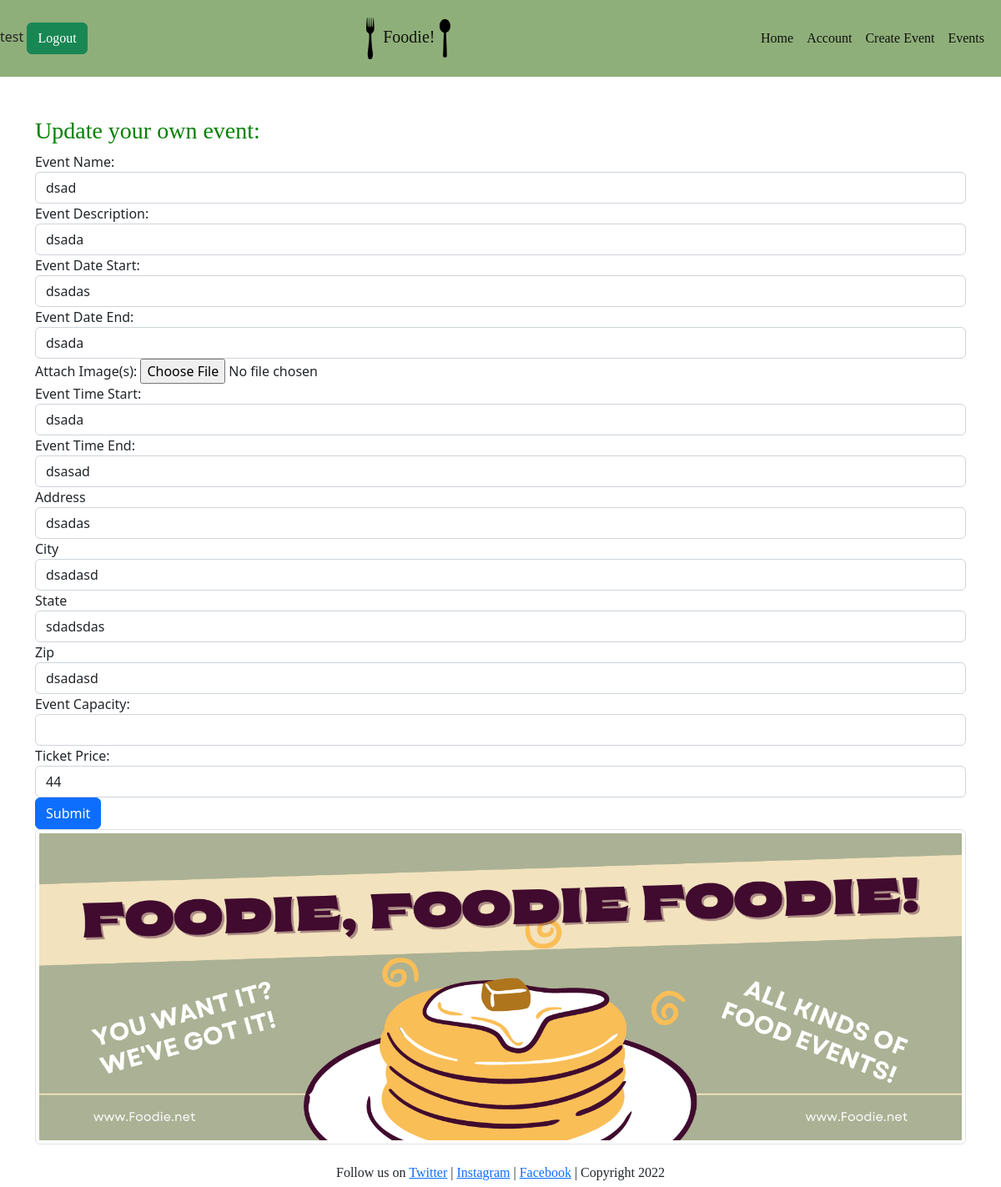
Page /events/update/4/ (signed in) on the earlier database version.
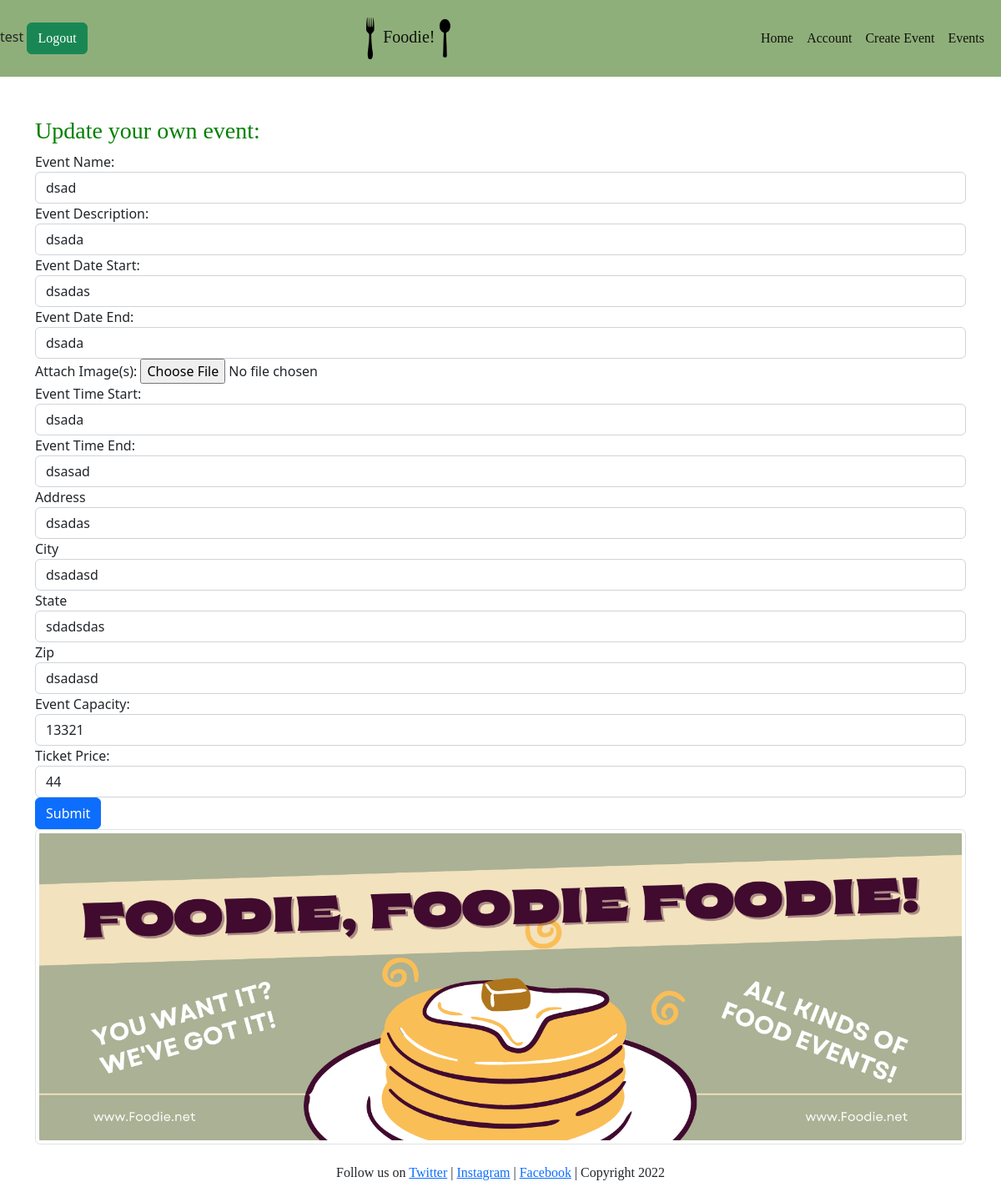
Same page on the later database version.
### models.py (models this page shows, shortened)
class Event(db.Model):
    __tablename__ = 'events'
    id = db.Column(db.Integer, primary_key=True)
    owner_id = db.Column(db.Integer, db.ForeignKey('users.id'))
    name = db.Column(db.String(100))
    description = db.Column(db.String(1000))
    date_start = db.Column(db.String(20))
    date_end = db.Column(db.String(20))
    image = db.Column(db.String(400))
    time_start = db.Column(db.String(10))
    time_end = db.Column(db.String(10))
    address = db.Column(db.String(100))
    city = db.Column(db.String(50))
    state = db.Column(db.String(50))
    zip = db.Column(db.String(6))
    capacity = db.Column(db.Integer)
    ticket_price = db.Column(db.Integer)
    reviews = db.relationship('Review', backref='event')

### events.py (the view, shortened to what this page needs)
@bp.route("/update/<id>/", methods=['GET', 'POST'])
@login_required
def update_event(id):
    event_to_update = Event.query.get_or_404(id)
    update_form = CreateEventForm()
    user = Event.query.filter_by(owner_id=id)
    event_form = CreateEventForm()
    update_form.name.data = event_to_update.name
    update_form.description.data = event_to_update.description
    update_form.date_start.data = event_to_update.date_start
    update_form.date_end.data = event_to_update.date_end
    update_form.image = event_to_update.image
    update_form.time_start.data = event_to_update.time_start
    update_form.time_end.data = event_to_update.time_end
    update_form.address.data = event_to_update.address
    update_form.city.data = event_to_update.city
    update_form.state.data = event_to_update.state
    update_form.zip.data = event_to_update.zip
    update_form.capacity.data = event_to_update.capacity
    update_form.ticket_price.data = event_to_update.ticket_price
    return render_template('update.html', form=update_form)

### __init__.py (called while the page is built)
def create_app():
    app=Flask(__name__)
    app.debug=True
    app.secret_key='thisisasecretkey122'
    app.config['SQLALCHEMY_DATABASE_URI']='sqlite:///storage.db'
    db.init_app(app)
    bootstrap = Bootstrap4(app)
    login_manager = LoginManager()
    login_manager.login_view='auth.login'
    login_manager.init_app(app)
    from .models import User
    @login_manager.user_loader
    def load_user(user_id):
        return User.query.get(int(user_id))
    from .views import mainbp
    app.register_blueprint(mainbp)
    from .auth import bp
    app.register_blueprint(bp)
    from . import events
    app.register_blueprint(events.bp)
    @app.errorhandler(404)
    def not_found(e):
        return render_template('error.html'),404
    return app

### templates/update.html (shortened to what this page needs)
{% extends "base.html" %}
{% import "bootstrap/form.html" as wtf %}
{% block content %}
<div class="container">
    <div class="rom mt-5">
        <div class="col-md-12">
            <h3>Update your own event:</h3>
            {{wtf.render_form(form)}}
        </div>
    </div>
</div>
{% endblock %}

Differences in the rows shown:
changed Event "dsad": capacity (not shown) → "13321"
